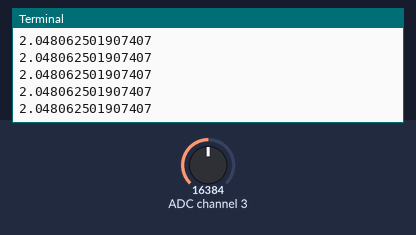
Bench run of a program on a simulated Raspberry Pi (BCM pin numbers). Parts: the last lines printed to the terminal. The inputs (shaded band) are chosen by the test bench; at power-on: ADC channel 3 = 16384 (analog values on the 0–32767 scale).

Above: at 1.2 s.
1.3 s: ADC channel 3 set to 22936
At 2.2 s:
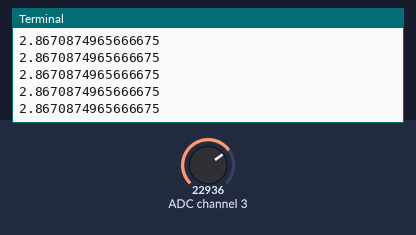
2.8 s: ADC channel 3 set to 28834
At 3.4 s:
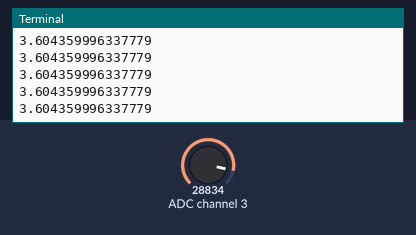
Timing chart, 0 to 5.7 s (numbered marks = the images above; inputs shaded):
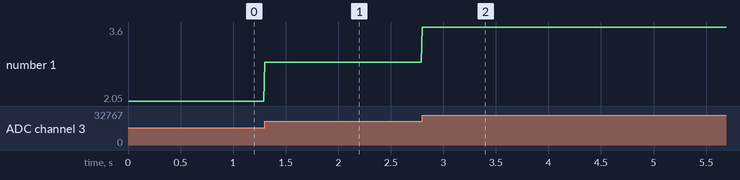

The program:

voltage_check.py
```python
import time
import Adafruit_ADS1x15

adc = Adafruit_ADS1x15.ADS1115()
GAIN = 1

try:
    while True:
        voltage = adc.read_adc(3, gain=GAIN) * 4.096 / 32767
        print (str(voltage))
except KeyboardInterrupt():
    print ("reading stopped")
```

Measured:
- after the input at 1.3 s, the terminal: prints a new line at once (image 1)
- after the input at 2.8 s, the terminal: prints a new line at once (image 2)
- plotted number 1: 2.05 → 2.87 after the input at 1.3 s, 2.87 → 3.6 after the input at 2.8 s
